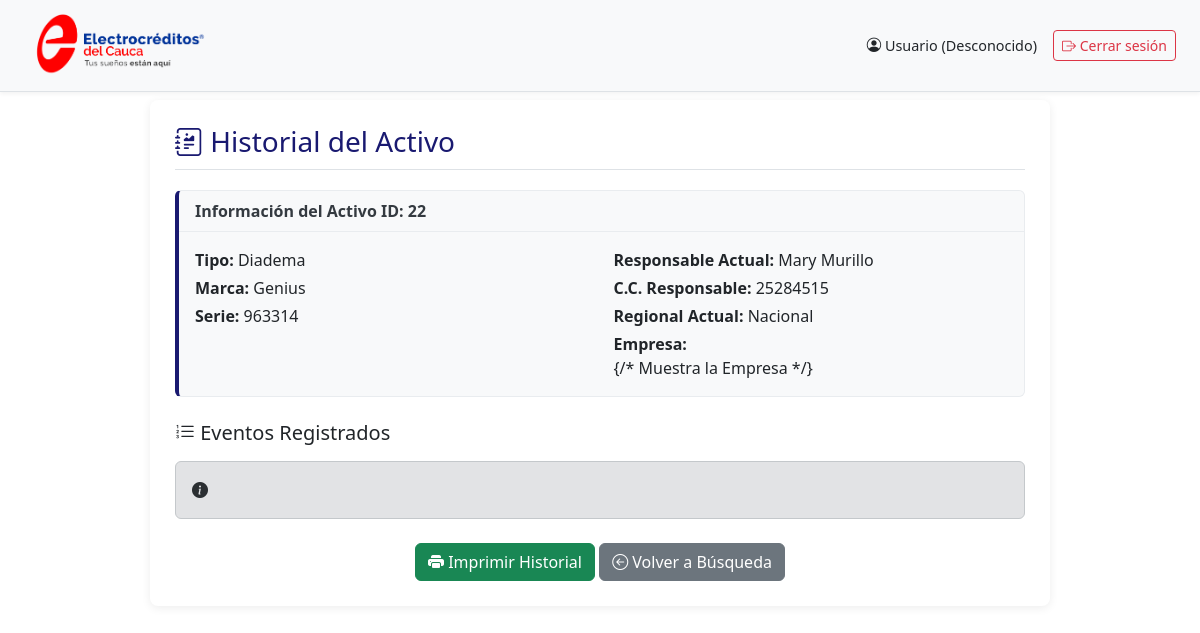
Screenshot of /historial.php?id_activo=22 (signed in) with the database file from the repository.
### tables this page shows
CREATE TABLE `activos_tecnologicos` (
    `id` int(11) NOT NULL,
    `cedula` varchar(20) DEFAULT NULL,
    `nombre` varchar(100) DEFAULT NULL,
    `cargo` varchar(100) DEFAULT NULL,
    `tipo_activo` varchar(50) DEFAULT NULL,
    `marca` varchar(100) DEFAULT NULL,
    `serie` varchar(100) DEFAULT NULL,
    `procesador` varchar(100) DEFAULT NULL,
    `ram` varchar(50) DEFAULT NULL,
    `disco_duro` varchar(100) DEFAULT NULL,
    `tipo_equipo` varchar(50) DEFAULT NULL,
    `red` varchar(50) DEFAULT NULL,
    `sistema_operativo` varchar(100) DEFAULT NULL,
    `offimatica` varchar(100) DEFAULT NULL,
    `antivirus` varchar(100) DEFAULT NULL,
    `estado` varchar(50) DEFAULT NULL,
    `valor_aproximado` decimal(10,2) DEFAULT NULL,
    `regional` varchar(50) DEFAULT NULL,
    `detalles` text DEFAULT NULL,
    `fecha_registro` timestamp NOT NULL DEFAULT current_timestamp(),
    `empresa` varchar(255) NULL,
    `Codigo_Inv` varchar(50) NULL
  );

### historial.php (the view, shortened to what this page needs)
<?php
require_once 'backend/db.php';
if (isset($conn) && !isset($conexion)) { $conexion = $conn; }
$conexion->set_charset("utf8mb4");
$nombre_usuario_actual_sesion = $_SESSION['nombre_usuario_completo'] ?? 'Usuario';
$rol_usuario_actual_sesion = $_SESSION['rol_usuario'] ?? 'Desconocido';
$id_activo_historial = (int)$_GET['id_activo'];
$activo_info = null;
$stmt_activo = $conexion->prepare("SELECT id, tipo_activo, serie, marca, nombre AS nombre_responsable, cedula AS cedula_responsable, regional, Empresa FROM activos_tecnologicos WHERE id = ?");
if ($stmt_activo) {
    $stmt_activo->bind_param('i', $id_activo_historial);
    $stmt_activo->execute();
    $result_activo = $stmt_activo->get_result();
    $activo_info = $result_activo->fetch_assoc();
}
$historial_items = [];
?>
<!DOCTYPE html>
<html lang="es">
<head>
    <link href="https://cdn.jsdelivr.net/npm/bootstrap@5.3.0/dist/css/bootstrap.min.css" rel="stylesheet">
    <link rel="stylesheet" href="https://cdn.jsdelivr.net/npm/bootstrap-icons@1.11.3/font/bootstrap-icons.min.css">
</head>
<body>
    <div class="top-bar-custom">
        <div class="logo-container-top">
            <a href="menu.php" title="Ir a Inicio">
                <img src="imagenes/logo.png" alt="Logo ARPESOD ASOCIADOS SAS">
            </a>
        </div>
        <div class="d-flex align-items-center">
            <span class="text-dark me-3 user-info-top">
                <i class="bi bi-person-circle"></i> <?= htmlspecialchars($nombre_usuario_actual_sesion) ?>
                (<?= htmlspecialchars(ucfirst($rol_usuario_actual_sesion)) ?>)
            </span>
            <form action="logout.php" method="post" class="d-flex">
                <button class="btn btn-outline-danger btn-sm" type="submit"><i class="bi bi-box-arrow-right"></i> Cerrar sesión</button>
            </form>
        </div>
    </div>
    <div class="container-main-historial">
        <div class="page-header d-flex justify-content-between align-items-center">
            <h3 class="mb-0"><i class="bi bi-journal-richtext"></i> Historial del Activo</h3>
        </div>
        <div class="card activo-info-card mb-4">
            <div class="card-header">
                <strong>Información del Activo ID: <?= htmlspecialchars($activo_info['id']) ?></strong>
            </div>
            <div class="card-body">
                <div class="row">
                    <div class="col-md-6">
                        <p class="mb-1"><strong>Tipo:</strong> <?= htmlspecialchars($activo_info['tipo_activo'] ?? 'N/A') ?></p>
                        <p class="mb-1"><strong>Marca:</strong> <?= htmlspecialchars($activo_info['marca'] ?? 'N/A') ?></p>
                        <p class="mb-0"><strong>Serie:</strong> <?= htmlspecialchars($activo_info['serie'] ?? 'N/A') ?></p>
                    </div>
                    <div class="col-md-6">
                        <p class="mb-1"><strong>Responsable Actual:</strong> <?= htmlspecialchars($activo_info['nombre_responsable'] ?? 'N/A') ?></p>
                        <p class="mb-1"><strong>C.C. Responsable:</strong> <?= htmlspecialchars($activo_info['cedula_responsable'] ?? 'N/A') ?></p>
                        <p class="mb-1"><strong>Regional Actual:</strong> <?= htmlspecialchars($activo_info['regional'] ?? 'N/A') ?></p>
                        <p class="mb-0"><strong>Empresa:</strong> <?= htmlspecialchars($activo_info['Empresa'] ?? ($activo_info['empresa'] ?? 'N/A')) ?></p> {/* Muestra la Empresa */}
                    </div>
                </div>
            </div>
        </div>
        <h5><i class="bi bi-list-ol"></i> Eventos Registrados</h5>
        <?php if (!empty($historial_items)): ?>
            <?php foreach ($historial_items as $idx => $item_hist): ?>
                <div class="card history-entry">
                    <div class="card-header">
                        <div class="d-flex justify-content-between align-items-center">
                            <span>
                                <i class="bi bi-calendar3"></i> <?= htmlspecialchars(date("d/m/Y H:i:s", strtotime($item_hist['fecha_evento']))) ?>
                                 - <span class="badge bg-info text-dark badge-custom"><?= htmlspecialchars($item_hist['tipo_evento']) ?></span>
                            </span>
                            <span class="history-meta">
                                <i class="bi bi-person-check-fill"></i> <?= htmlspecialchars($item_hist['usuario_responsable'] ?? 'N/A') ?>
                            </span>
                        </div>
                    </div>
                    <div class="card-body">
                        <div class="history-description">
                            <p class="mb-1"><?= nl2br(htmlspecialchars($item_hist['descripcion_evento'])) ?></p>
                            <?php
                            $datos_anteriores_hist = !empty($item_hist['datos_anteriores']) ? json_decode($item_hist['datos_anteriores'], true) : null;
                            $datos_nuevos_hist = !empty($item_hist['datos_nuevos']) ? json_decode($item_hist['datos_nuevos'], true) : null;
                            $has_details_to_show = false;
                            if (($item_hist['tipo_evento'] == HISTORIAL_TIPO_ACTUALIZACION && $datos_nuevos_hist && $datos_anteriores_hist) ||
                                ($item_hist['tipo_evento'] == HISTORIAL_TIPO_TRASLADO && ($datos_anteriores_hist || $datos_nuevos_hist)) ||
                                ($item_hist['tipo_evento'] == (defined('HISTORIAL_TIPO_CREACION') ? HISTORIAL_TIPO_CREACION : 'CREACIÓN') && $datos_nuevos_hist) ||
                                ($item_hist['tipo_evento'] == HISTORIAL_TIPO_BAJA && ($datos_anteriores_hist || $datos_nuevos_hist)) ) {
                                $has_details_to_show = true;
                            }
                            ?>
                            <?php if ($has_details_to_show): ?>
                            <a class="details-toggle d-print-none" data-bs-toggle="collapse" href="#detailsCollapse_<?= $idx ?>" role="button" aria-expanded="false" aria-controls="detailsCollapse_<?= $idx ?>">
                                <i class="bi bi-caret-down-fill"></i> Ver Detalles del Evento
                            </a>
                            <div class="collapse mt-2" id="detailsCollapse_<?= $idx ?>">
                                <div class="details-content">
                                    <?php if ($datos_anteriores_hist && ($item_hist['tipo_evento'] == HISTORIAL_TIPO_ACTUALIZACION || $item_hist['tipo_evento'] == HISTORIAL_TIPO_TRASLADO || $item_hist['tipo_evento'] == HISTORIAL_TIPO_BAJA ) ): ?>
                                        <h6>Datos Anteriores:</h6>
                                        <ul>
                                        <?php foreach ($datos_anteriores_hist as $key => $val_anterior):
                                            $val_nuevo_comparar = ($item_hist['tipo_evento'] != HISTORIAL_TIPO_BAJA && isset($datos_nuevos_hist[$key])) ? $datos_nuevos_hist[$key] : null;
                                            if ($item_hist['tipo_evento'] == HISTORIAL_TIPO_ACTUALIZACION && $val_anterior == $val_nuevo_comparar && array_key_exists($key, $datos_nuevos_hist)) continue;
                                        ?>
                                            <li><strong><?= htmlspecialchars(ucfirst(str_replace('_', ' ', $key))) ?>:</strong> <?= htmlspecialchars(is_array($val_anterior) ? json_encode($val_anterior) : ($val_anterior ?? 'N/A')) ?></li>
                                        <?php endforeach; ?>
                                        </ul>
                                    <?php endif; ?>
                                    <?php if ($datos_nuevos_hist && ($item_hist['tipo_evento'] == HISTORIAL_TIPO_ACTUALIZACION || $item_hist['tipo_evento'] == HISTORIAL_TIPO_TRASLADO || $item_hist['tipo_evento'] == (defined('HISTORIAL_TIPO_CREACION') ? HISTORIAL_TIPO_CREACION : 'CREACIÓN') || $item_hist['tipo_evento'] == HISTORIAL_TIPO_BAJA )): ?>
                                        <h6><?= ($item_hist['tipo_evento'] == HISTORIAL_TIPO_BAJA) ? 'Contexto de la Baja:' : (($item_hist['tipo_evento'] == (defined('HISTORIAL_TIPO_CREACION') ? HISTORIAL_TIPO_CREACION : 'CREACIÓN')) ? 'Datos Registrados:' : 'Datos Nuevos:') ?></h6>
                                        <ul>
                                        <?php foreach ($datos_nuevos_hist as $key => $val_nuevo):
                                            $val_anterior_comparar = ($item_hist['tipo_evento'] != (defined('HISTORIAL_TIPO_CREACION') ? HISTORIAL_TIPO_CREACION : 'CREACIÓN') && isset($datos_anteriores_hist[$key])) ? $datos_anteriores_hist[$key] : null;
                                            if ($item_hist['tipo_evento'] == HISTORIAL_TIPO_ACTUALIZACION && $val_nuevo == $val_anterior_comparar && array_key_exists($key, $datos_anteriores_hist)) continue;
                                        ?>
                                            <li><strong><?= htmlspecialchars(ucfirst(str_replace('_', ' ', $key))) ?>:</strong> <?= htmlspecialchars(is_array($val_nuevo) ? json_encode($val_nuevo) : ($val_nuevo ?? 'N/A')) ?></li>
                                        <?php endforeach; ?>
                                        </ul>
                                    <?php endif; ?>
                                </div>
                            </div>
                            <?php endif; ?>
                        </div>
                    </div>
                </div>
            <?php endforeach; ?>
        <?php else: ?>
            <div class="alert alert-secondary mt-3" role="alert">
                <i class="bi bi-info-circle-fill"></i>
            </div>
        <?php endif; ?>
        <div class="mt-4 text-center d-print-none">
             <button type="button" class="btn btn-success" onclick="window.print();"><i class="bi bi-printer-fill"></i> Imprimir Historial</button>
             <a href="buscar.php" class="btn btn-secondary"><i class="bi bi-arrow-left-circle"></i> Volver a Búsqueda</a>
        </div>
    </div>
</body>
</html>

### historial.php (style rules this page uses)
body { background-color: #ffffff !important; font-family: 'Segoe UI', Tahoma, Geneva, Verdana, sans-serif; padding-top: 80px; }
.top-bar-custom { position: fixed; top: 0; left: 0; right: 0; z-index: 1030; display: flex; justify-content: space-between; align-items: center; padding: 0.5rem 1.5rem; background-color: #f8f9fa; border-bottom: 1px solid #dee2e6; box-shadow: 0 2px 4px rgba(0,0,0,0.05); }
.logo-container-top img { width: auto; height: 75px; object-fit: contain; margin-right: 15px; }
.user-info-top { font-size: 0.9rem; }
.container-main-historial { max-width: 900px; margin: 20px auto 40px auto; background-color: #fff; padding: 25px; border-radius: 8px; box-shadow: 0 2px 10px rgba(0,0,0,0.075); }
.page-header { border-bottom: 1px solid #dee2e6; padding-bottom: 10px; margin-bottom: 20px; color: #191970; }
.page-header h3 { color: inherit; }
.activo-info-card { background-color: #f8f9fa; border: 1px solid #e9ecef; border-left: 4px solid #191970; border-radius: 0.375rem; }
.activo-info-card .card-header { background-color: transparent; border-bottom: 1px solid #e9ecef; font-weight: 600; color: #343a40; }

### rows the page displays
activos_tecnologicos: id "22", tipo_activo "Diadema", marca "Genius", serie "963314", nombre "Mary Murillo", cedula "25284515", regional "Nacional"

### other values shown
$nombre_usuario_actual_sesion "Usuario"
$rol_usuario_actual_sesion "Desconocido"
